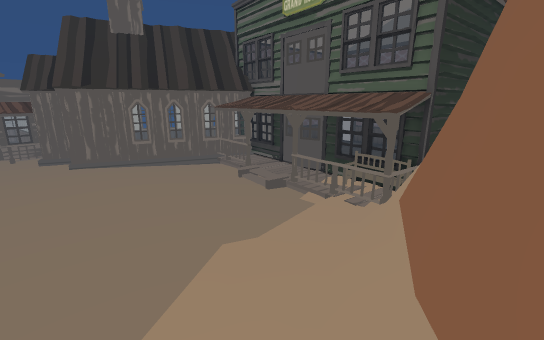
view 1 (above)

19 first-person views from a walk through a scene from a Unity 3-D project. The camera is 1.3 m above the floor, tilts 14° down and sees 90° across. The floor is counted in squares, 0.45 m on a side. Each view is taken from the middle of a square. On the plan, view 1 faces up. The plan holds only what a view shows up to about 20 squares ahead; the rest is blank. The place goes on beyond the plan. The player character is not drawn. Some animated figures are left out.

view 2
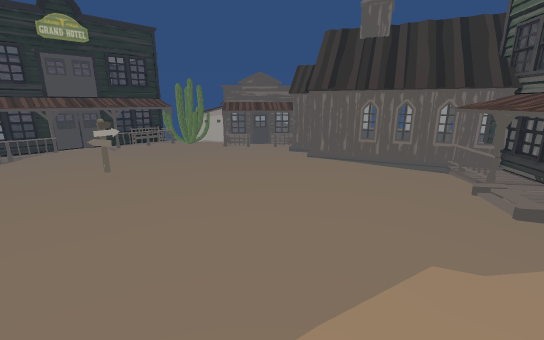

view 3
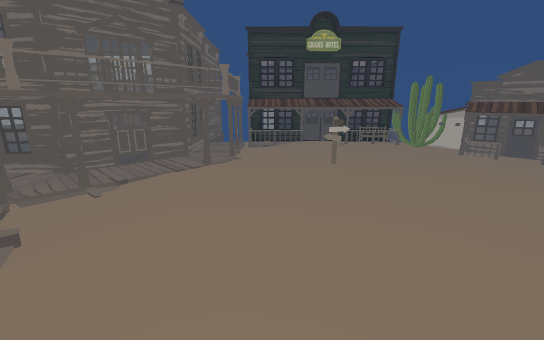

view 4
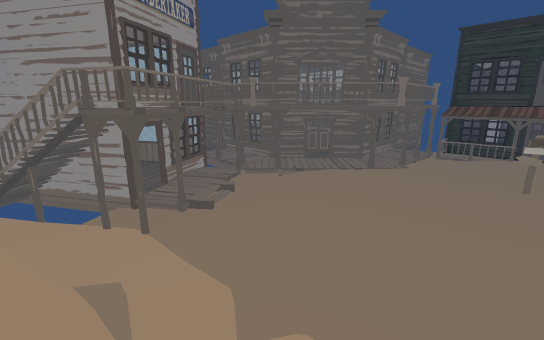

view 5
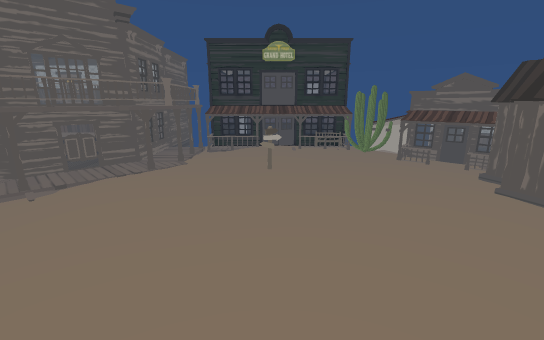

view 6
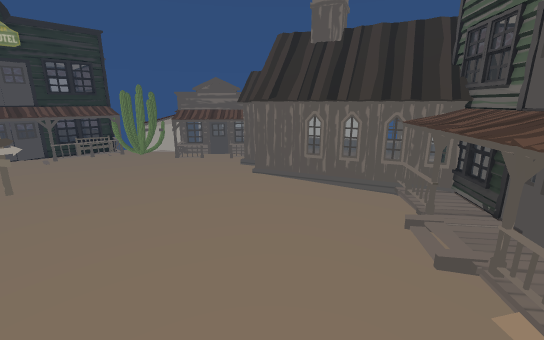

view 7
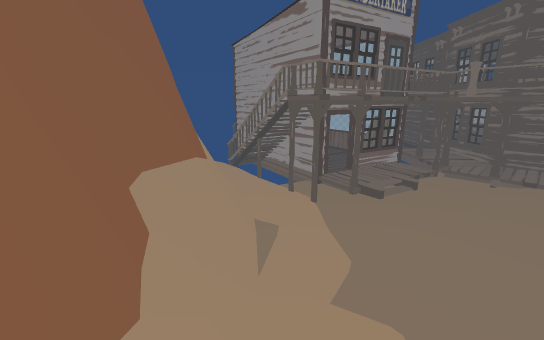

view 8
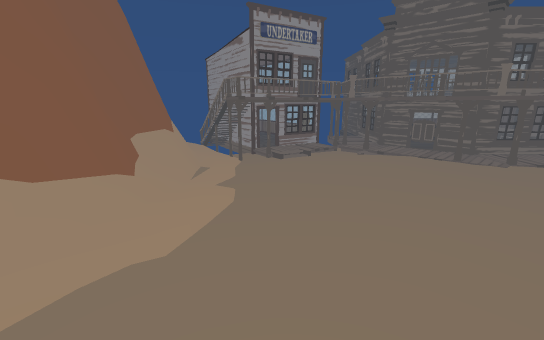

view 9
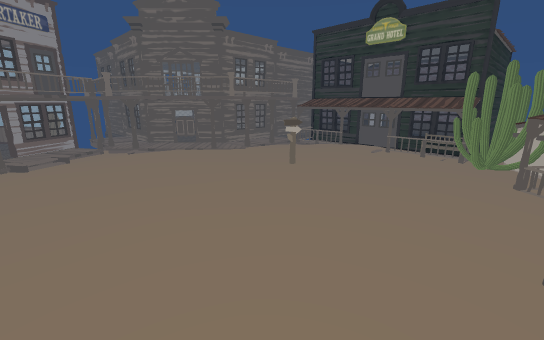

view 10
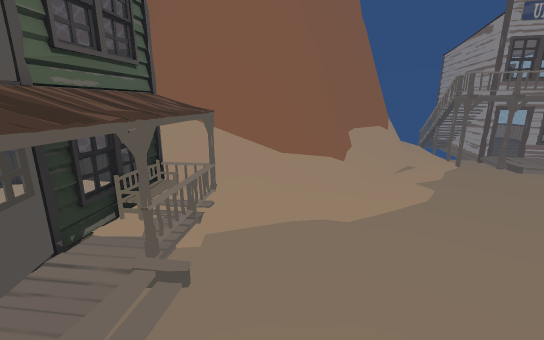

view 11
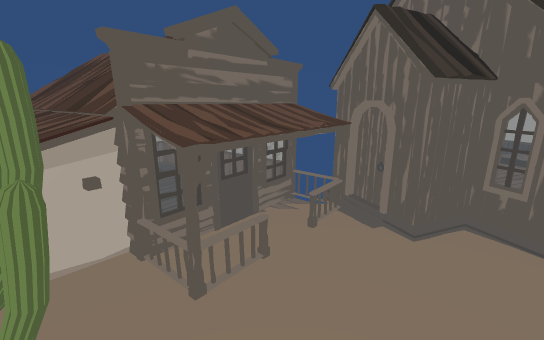

view 12
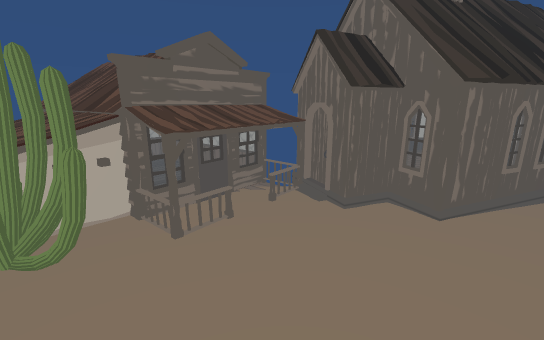

view 13
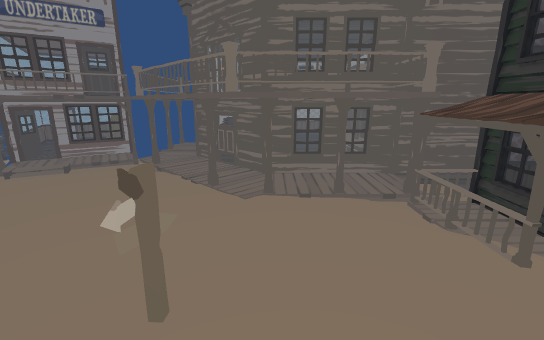

view 14
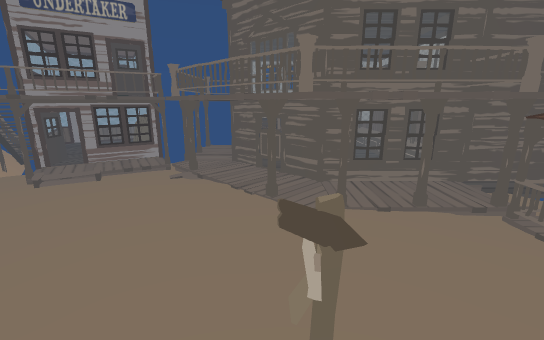

view 15
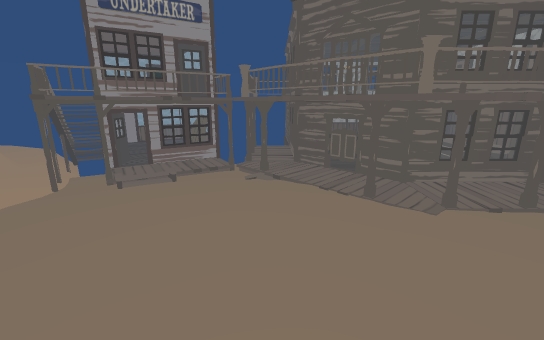

view 16
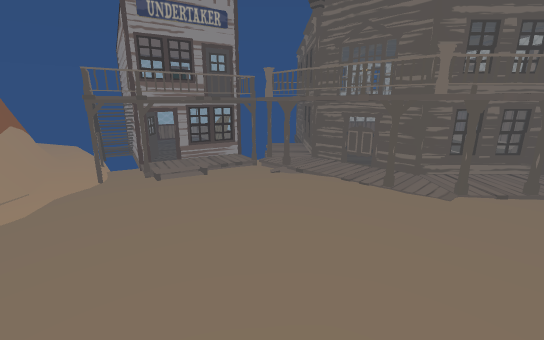

view 17
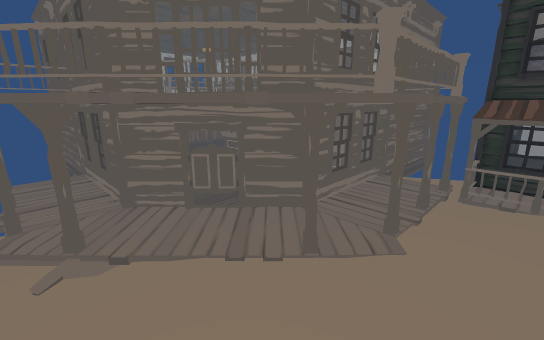

view 18
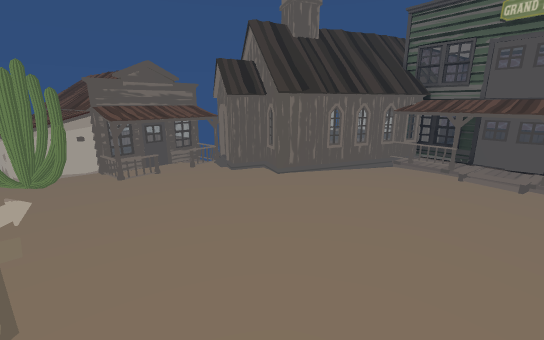

view 19
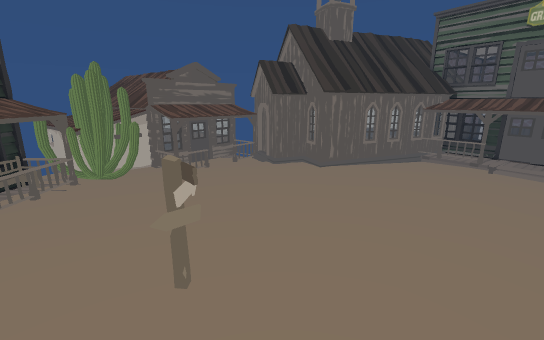

### Floor plan
Key: @ floor where view 1 was taken; # wall or solid block; . main floor; : floor 0.25 m higher than the main floor; / step, stairs or slope; = window, fence, low wall or low ledge; ^ raised ledge; C cactus; S sign; O other object.
Columns run from 20 left of view 1 to 4 right of it. Each row starts with its distance up from view 1.
 16 OO    OOOOO       OOO   O
 15 OOO   OOOO       OOOO   O
 14 OOOO OOOOO O    OOOOO
 13 OOOOOOOO.OOO OOOOOOOOO
 12 OOOOOOO..O.OOOO...OOOO
 11 O C.OO......O......OOOO
 10  CCC................OOOO
  9 OOCCC................OOOO
  8 OOCC..................OOO
  7 OOO................../OOO
  6 OOO....................##
  5 OOO...................###
  4 OOO...................=##
  3 OOO::..SS............/##
  2 OOO:................./##
  1 OOO................../##
  0 OOO.................@:=##
 -1 OOO..................:###
 -2 OOOOOOOOO..:::.......==##
 -3  OOOOOOOOO..:......./=##
 -4 OOOOOOOOOOO.......##.:=#
 -5  OOOO OOOOOO.../#^^^..=#
 -6 OOOOOOOOOOOOO..^^ ^^^.=##
 -7 OOO   OOOOOOO#^^^^^^##.=#
 -8 OOO    OOOOOO# ^^^^^=# .=
 -9 OOO     OOOOO #^   ^^^=

Where each view was taken, in squares from view 1:
view 1: 0 up, 0 right, facing up
view 2: 0 up, 0 right, facing up-left
view 3: 0 up, 0 right, facing left
view 4: 3 up, 1 right, facing down-left
view 5: 3 up, 1 right, facing left
view 6: 3 up, 1 right, facing up-left
view 7: 4 up, 0 right, facing down
view 8: 10 up, 3 left, facing down
view 9: 11 up, 3 left, facing down-left
view 10: 11 up, 4 left, facing down-right
view 11: 7 up, 14 left, facing up
view 12: 5 up, 13 left, facing up
view 13: 6 up, 14 left, facing down
view 14: 5 up, 12 left, facing down
view 15: 5 up, 9 left, facing down
view 16: 6 up, 8 left, facing down
view 17: 0 up, 8 left, facing down-left
view 18: 0 up, 9 left, facing up
view 19: 1 down, 11 left, facing up
